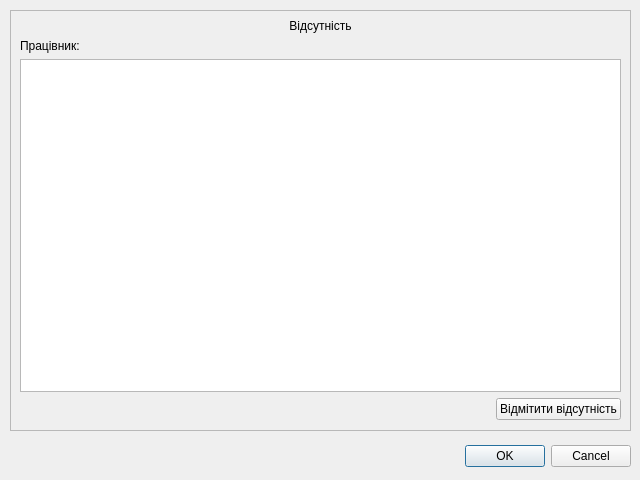
<?xml version="1.0" encoding="UTF-8"?>
<ui version="4.0">
 <class>Dialog_staffabsence</class>
 <widget class="QDialog" name="Dialog_staffabsence">
  <property name="geometry">
   <rect>
    <x>0</x>
    <y>0</y>
    <width>640</width>
    <height>480</height>
   </rect>
  </property>
  <property name="windowTitle">
   <string>Відсутність працівника</string>
  </property>
  <property name="modal">
   <bool>true</bool>
  </property>
  <widget class="QDialogButtonBox" name="buttonBox">
   <property name="geometry">
    <rect>
     <x>10</x>
     <y>440</y>
     <width>621</width>
     <height>32</height>
    </rect>
   </property>
   <property name="orientation">
    <enum>Qt::Horizontal</enum>
   </property>
   <property name="standardButtons">
    <set>QDialogButtonBox::Cancel|QDialogButtonBox::Ok</set>
   </property>
  </widget>
  <widget class="QFrame" name="frame">
   <property name="geometry">
    <rect>
     <x>10</x>
     <y>10</y>
     <width>621</width>
     <height>421</height>
    </rect>
   </property>
   <property name="frameShape">
    <enum>QFrame::StyledPanel</enum>
   </property>
   <property name="frameShadow">
    <enum>QFrame::Raised</enum>
   </property>
   <widget class="QWidget" name="verticalLayoutWidget">
    <property name="geometry">
     <rect>
      <x>10</x>
      <y>9</y>
      <width>601</width>
      <height>401</height>
     </rect>
    </property>
    <layout class="QVBoxLayout" name="verticalLayout">
     <item>
      <widget class="QLabel" name="label">
       <property name="text">
        <string>Відсутність</string>
       </property>
       <property name="alignment">
        <set>Qt::AlignCenter</set>
       </property>
      </widget>
     </item>
     <item>
      <layout class="QHBoxLayout" name="horizontalLayout">
       <item>
        <widget class="QLabel" name="label_2">
         <property name="text">
          <string>Працівник:</string>
         </property>
        </widget>
       </item>
       <item>
        <widget class="QLabel" name="staffNameSurname">
         <property name="text">
          <string/>
         </property>
        </widget>
       </item>
      </layout>
     </item>
     <item>
      <widget class="QTableView" name="absenceTable"/>
     </item>
     <item>
      <layout class="QGridLayout" name="gridLayout_2">
       <item row="0" column="1">
        <widget class="QPushButton" name="addAbsence">
         <property name="sizePolicy">
          <sizepolicy hsizetype="Maximum" vsizetype="Fixed">
           <horstretch>0</horstretch>
           <verstretch>0</verstretch>
          </sizepolicy>
         </property>
         <property name="cursor">
          <cursorShape>PointingHandCursor</cursorShape>
         </property>
         <property name="text">
          <string>Відмітити відсутність</string>
         </property>
        </widget>
       </item>
       <item row="0" column="0">
        <widget class="QLabel" name="label_3">
         <property name="text">
          <string/>
         </property>
        </widget>
       </item>
      </layout>
     </item>
    </layout>
   </widget>
  </widget>
 </widget>
 <resources/>
 <connections>
  <connection>
   <sender>buttonBox</sender>
   <signal>accepted()</signal>
   <receiver>Dialog_staffabsence</receiver>
   <slot>accept()</slot>
   <hints>
    <hint type="sourcelabel">
     <x>248</x>
     <y>254</y>
    </hint>
    <hint type="destinationlabel">
     <x>157</x>
     <y>274</y>
    </hint>
   </hints>
  </connection>
  <connection>
   <sender>buttonBox</sender>
   <signal>rejected()</signal>
   <receiver>Dialog_staffabsence</receiver>
   <slot>reject()</slot>
   <hints>
    <hint type="sourcelabel">
     <x>316</x>
     <y>260</y>
    </hint>
    <hint type="destinationlabel">
     <x>286</x>
     <y>274</y>
    </hint>
   </hints>
  </connection>
 </connections>
</ui>
